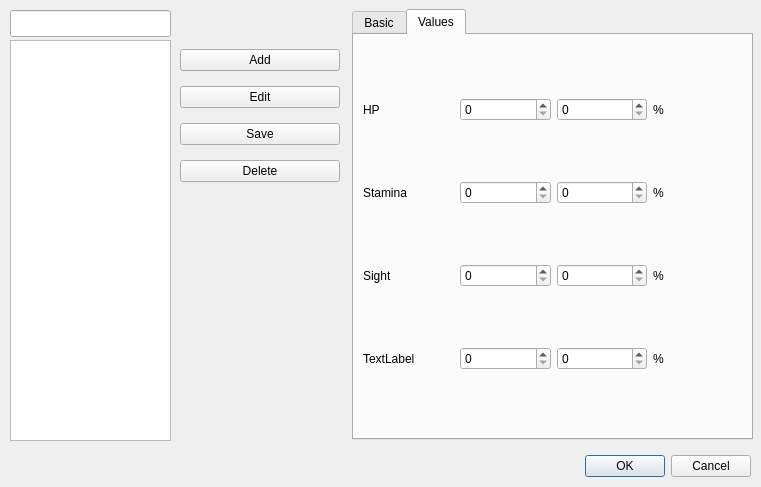
<?xml version="1.0" encoding="UTF-8"?>
<ui version="4.0">
 <class>NewModifModuleDlg</class>
 <widget class="QDialog" name="NewModifModuleDlg">
  <property name="geometry">
   <rect>
    <x>0</x>
    <y>0</y>
    <width>761</width>
    <height>487</height>
   </rect>
  </property>
  <property name="windowTitle">
   <string>NewModifModuleDlg</string>
  </property>
  <widget class="QDialogButtonBox" name="buttonBox">
   <property name="geometry">
    <rect>
     <x>410</x>
     <y>450</y>
     <width>341</width>
     <height>32</height>
    </rect>
   </property>
   <property name="orientation">
    <enum>Qt::Horizontal</enum>
   </property>
   <property name="standardButtons">
    <set>QDialogButtonBox::Cancel|QDialogButtonBox::Ok</set>
   </property>
  </widget>
  <widget class="QTabWidget" name="tabWidget">
   <property name="geometry">
    <rect>
     <x>352</x>
     <y>9</y>
     <width>401</width>
     <height>431</height>
    </rect>
   </property>
   <property name="currentIndex">
    <number>1</number>
   </property>
   <widget class="QWidget" name="tab_2">
    <attribute name="title">
     <string>Basic</string>
    </attribute>
    <widget class="QWidget" name="formLayoutWidget_2">
     <property name="geometry">
      <rect>
       <x>9</x>
       <y>9</y>
       <width>381</width>
       <height>381</height>
      </rect>
     </property>
     <layout class="QFormLayout" name="formLayout_2">
      <property name="fieldGrowthPolicy">
       <enum>QFormLayout::AllNonFixedFieldsGrow</enum>
      </property>
      <item row="0" column="0">
       <widget class="QLabel" name="label_5">
        <property name="text">
         <string>Descriptor</string>
        </property>
       </widget>
      </item>
      <item row="0" column="1">
       <widget class="QLineEdit" name="leDesc"/>
      </item>
      <item row="1" column="0">
       <widget class="QLabel" name="label_6">
        <property name="text">
         <string>Class</string>
        </property>
       </widget>
      </item>
      <item row="1" column="1">
       <widget class="QComboBox" name="cbClass"/>
      </item>
      <item row="2" column="0">
       <widget class="QLabel" name="label">
        <property name="text">
         <string>Duration</string>
        </property>
       </widget>
      </item>
      <item row="2" column="1">
       <widget class="QSpinBox" name="sbDuration"/>
      </item>
     </layout>
    </widget>
   </widget>
   <widget class="QWidget" name="tab">
    <attribute name="title">
     <string>Values</string>
    </attribute>
    <widget class="QWidget" name="gridLayoutWidget">
     <property name="geometry">
      <rect>
       <x>9</x>
       <y>9</y>
       <width>381</width>
       <height>381</height>
      </rect>
     </property>
     <layout class="QGridLayout" name="gridLayout">
      <item row="0" column="0">
       <widget class="QLabel" name="label_2">
        <property name="text">
         <string>HP</string>
        </property>
       </widget>
      </item>
      <item row="1" column="0">
       <widget class="QLabel" name="label_3">
        <property name="text">
         <string>Stamina</string>
        </property>
       </widget>
      </item>
      <item row="2" column="0">
       <widget class="QLabel" name="label_4">
        <property name="text">
         <string>Sight</string>
        </property>
       </widget>
      </item>
      <item row="3" column="0">
       <widget class="QLabel" name="label_7">
        <property name="text">
         <string>TextLabel</string>
        </property>
       </widget>
      </item>
      <item row="0" column="1">
       <widget class="QSpinBox" name="sbDeltaHP"/>
      </item>
      <item row="3" column="1">
       <widget class="QSpinBox" name="spinBox_4"/>
      </item>
      <item row="0" column="2">
       <widget class="QSpinBox" name="sbDeltaHPper">
        <property name="maximum">
         <number>100</number>
        </property>
       </widget>
      </item>
      <item row="1" column="2">
       <widget class="QSpinBox" name="sbDeltaStper">
        <property name="maximum">
         <number>100</number>
        </property>
       </widget>
      </item>
      <item row="1" column="1">
       <widget class="QSpinBox" name="sbDeltaSt"/>
      </item>
      <item row="2" column="2">
       <widget class="QSpinBox" name="spinBox_7">
        <property name="maximum">
         <number>100</number>
        </property>
       </widget>
      </item>
      <item row="2" column="1">
       <widget class="QSpinBox" name="spinBox_3"/>
      </item>
      <item row="3" column="2">
       <widget class="QSpinBox" name="spinBox_8">
        <property name="maximum">
         <number>100</number>
        </property>
       </widget>
      </item>
      <item row="0" column="3">
       <widget class="QLabel" name="label_8">
        <property name="text">
         <string>%</string>
        </property>
       </widget>
      </item>
      <item row="1" column="3">
       <widget class="QLabel" name="label_9">
        <property name="text">
         <string>%</string>
        </property>
       </widget>
      </item>
      <item row="2" column="3">
       <widget class="QLabel" name="label_10">
        <property name="text">
         <string>%</string>
        </property>
       </widget>
      </item>
      <item row="3" column="3">
       <widget class="QLabel" name="label_11">
        <property name="text">
         <string>%</string>
        </property>
       </widget>
      </item>
     </layout>
    </widget>
   </widget>
  </widget>
  <widget class="QListView" name="ObjectList">
   <property name="geometry">
    <rect>
     <x>10</x>
     <y>40</y>
     <width>161</width>
     <height>401</height>
    </rect>
   </property>
  </widget>
  <widget class="QLineEdit" name="leModuleName">
   <property name="geometry">
    <rect>
     <x>10</x>
     <y>10</y>
     <width>161</width>
     <height>27</height>
    </rect>
   </property>
  </widget>
  <widget class="QWidget" name="verticalLayoutWidget">
   <property name="geometry">
    <rect>
     <x>180</x>
     <y>40</y>
     <width>160</width>
     <height>151</height>
    </rect>
   </property>
   <layout class="QVBoxLayout" name="verticalLayout">
    <item>
     <widget class="QPushButton" name="bAdd">
      <property name="text">
       <string>Add</string>
      </property>
     </widget>
    </item>
    <item>
     <widget class="QPushButton" name="bEdit">
      <property name="text">
       <string>Edit</string>
      </property>
     </widget>
    </item>
    <item>
     <widget class="QPushButton" name="bSave">
      <property name="text">
       <string>Save</string>
      </property>
     </widget>
    </item>
    <item>
     <widget class="QPushButton" name="bDelete">
      <property name="text">
       <string>Delete</string>
      </property>
     </widget>
    </item>
   </layout>
  </widget>
 </widget>
 <resources/>
 <connections>
  <connection>
   <sender>buttonBox</sender>
   <signal>accepted()</signal>
   <receiver>NewModifModuleDlg</receiver>
   <slot>accept()</slot>
   <hints>
    <hint type="sourcelabel">
     <x>248</x>
     <y>254</y>
    </hint>
    <hint type="destinationlabel">
     <x>157</x>
     <y>274</y>
    </hint>
   </hints>
  </connection>
  <connection>
   <sender>buttonBox</sender>
   <signal>rejected()</signal>
   <receiver>NewModifModuleDlg</receiver>
   <slot>reject()</slot>
   <hints>
    <hint type="sourcelabel">
     <x>316</x>
     <y>260</y>
    </hint>
    <hint type="destinationlabel">
     <x>286</x>
     <y>274</y>
    </hint>
   </hints>
  </connection>
 </connections>
</ui>
